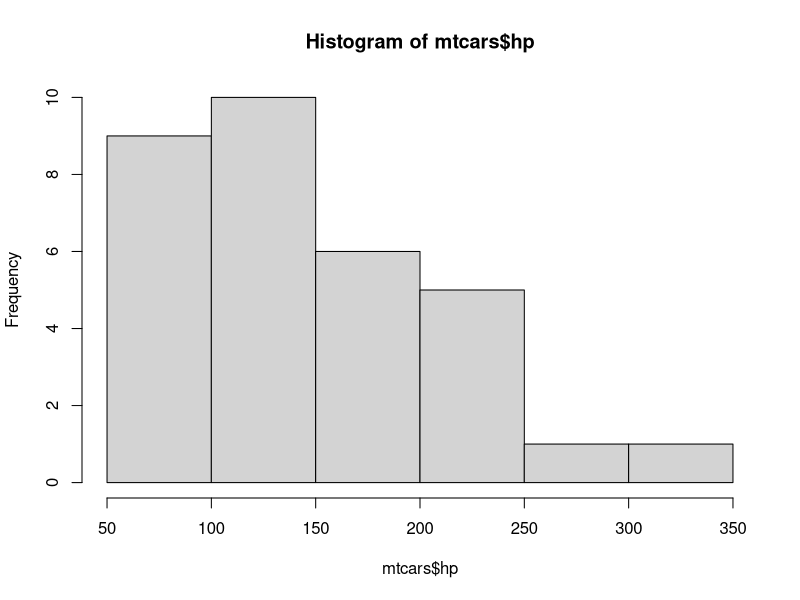
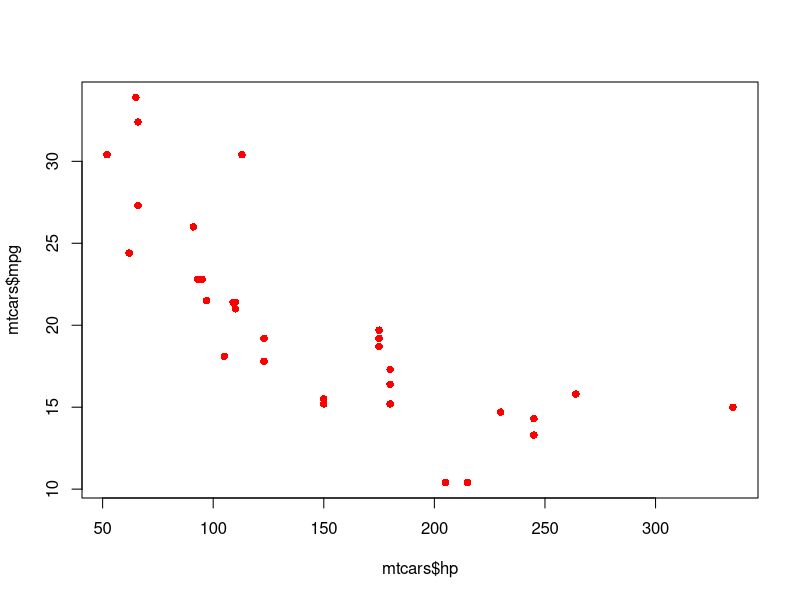
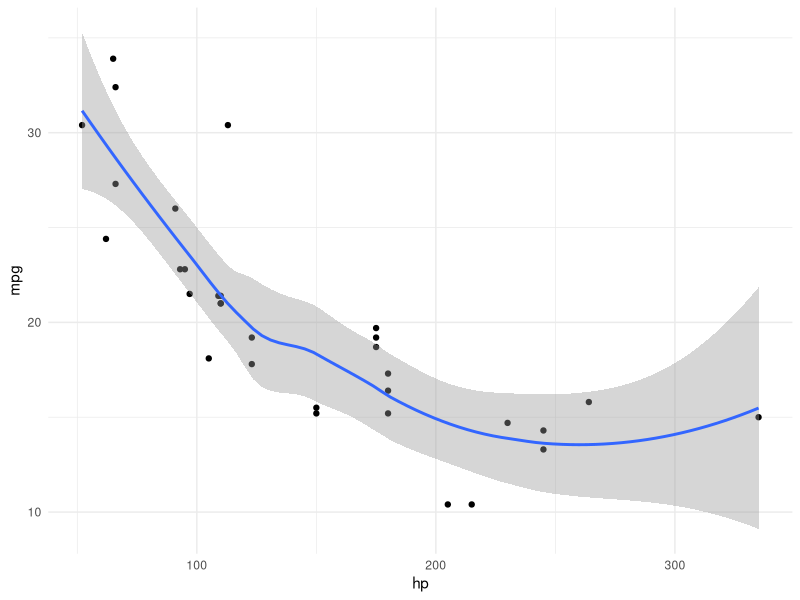

Source code (R) for these figures, in order:
# data transformation / data viz 101
#modern R - ggplot2 , dplyr
install.packages( c("ggplot2", "'dplyr")) 
library(ggplot2)
library(dplyr)

#dplyr 
mtcars
tibble(mtcars)
select(mtcars,1:3,6)
select(mtcars, cyl,wt, mpg)
# rename columns
select(mtcars,
       mile_per_gallon = mpg,
       auto_munual = am,
       house_power = hp,
       weight = wt)
## ETL
## %>% pipe operator 
df <- mtcars %>%
  #step1 select columns
  select( mile_per_gallon = mpg,
           auto_munual = am,
           house_power = hp,
           weight = wt) %>%
  #step2 filter row 
  filter(mile_per_gallon <= 15) %>%
  #step3 sort HP-house_power
  arrange( desc(house_power))

# data visualization
#base R
mtcars$hp
hist(mtcars$hp)
plot(mtcars$hp,mtcars$mpg, pch=16, col = "red")

#modern R
ggplot(mtcars, aes(hp, mpg)) + geom_point() + geom_smooth()+ 
  theme_minimal()

# basic modeling 
## K-Means - cluster
head(iris)
### Prep Data ###
Species <- iris$Species
## delete column Species
iris_data <- iris %>% select(-Species)

### Modeling K-means clustering ###
#K-means - unsupervised learning
km_result <- kmeans(iris_data,3) #3segments
cluster_membership <- km_result$cluster

table(cluster_membership) #check
## Cross Check ###
table(Species,cluster_membership)














